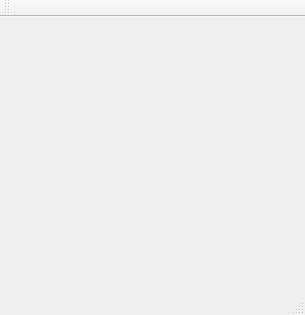
<?xml version="1.0" encoding="UTF-8"?>
<ui version="4.0">
 <class>MainWindow</class>
 <widget class="QMainWindow" name="MainWindow">
  <property name="geometry">
   <rect>
    <x>0</x>
    <y>0</y>
    <width>305</width>
    <height>315</height>
   </rect>
  </property>
  <property name="windowTitle">
   <string>Лекций</string>
  </property>
  <widget class="QWidget" name="centralWidget">
   <layout class="QGridLayout" name="gridLayout">
    <item row="1" column="0">
     <widget class="QStackedWidget" name="stackedWidget">
      <property name="currentIndex">
       <number>0</number>
      </property>
      <widget class="QWidget" name="page">
       <layout class="QGridLayout" name="gridLayout_5"/>
      </widget>
      <widget class="QWidget" name="page_2">
       <layout class="QGridLayout" name="gridLayout_2"/>
      </widget>
      <widget class="QWidget" name="page_3">
       <layout class="QGridLayout" name="gridLayout_3"/>
      </widget>
      <widget class="QWidget" name="page_4">
       <layout class="QGridLayout" name="gridLayout_4"/>
      </widget>
      <widget class="QWidget" name="page_5">
       <layout class="QGridLayout" name="gridLayout_6"/>
      </widget>
     </widget>
    </item>
   </layout>
  </widget>
  <widget class="QToolBar" name="mainToolBar">
   <attribute name="toolBarArea">
    <enum>TopToolBarArea</enum>
   </attribute>
   <attribute name="toolBarBreak">
    <bool>false</bool>
   </attribute>
  </widget>
  <widget class="QStatusBar" name="statusBar"/>
 </widget>
 <layoutdefault spacing="6" margin="11"/>
 <resources/>
 <connections/>
</ui>
